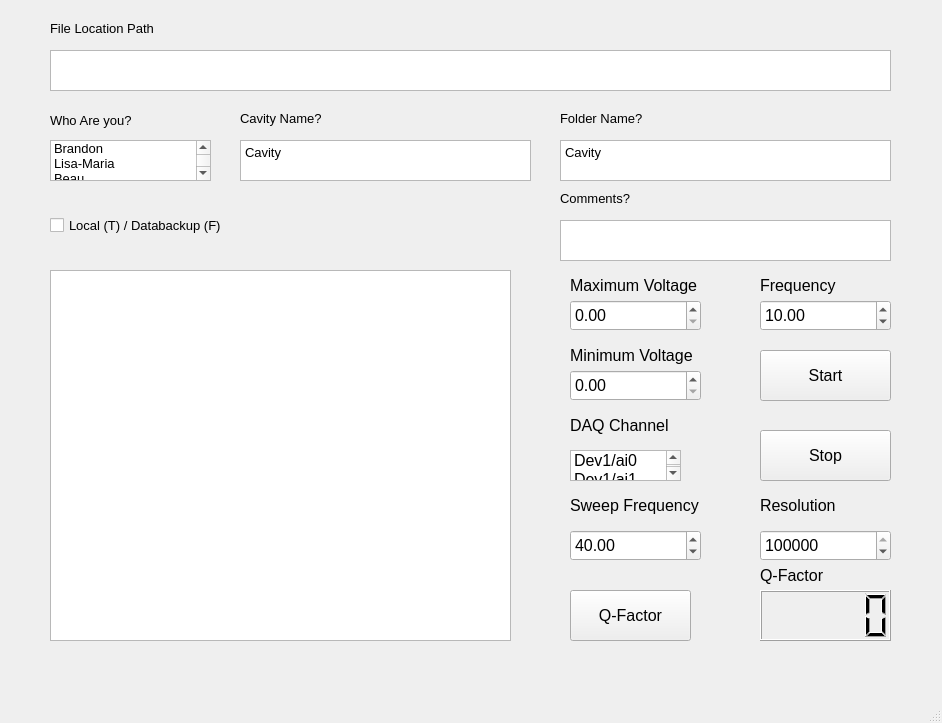
<?xml version="1.0" encoding="UTF-8"?>
<ui version="4.0">
 <class>QMonitor</class>
 <widget class="QMainWindow" name="QMonitor">
  <property name="geometry">
   <rect>
    <x>0</x>
    <y>0</y>
    <width>942</width>
    <height>723</height>
   </rect>
  </property>
  <property name="windowTitle">
   <string>MainWindow</string>
  </property>
  <widget class="QWidget" name="centralwidget">
   <widget class="QGraphicsView" name="apd_graph">
    <property name="geometry">
     <rect>
      <x>50</x>
      <y>270</y>
      <width>461</width>
      <height>371</height>
     </rect>
    </property>
   </widget>
   <widget class="QPushButton" name="start">
    <property name="geometry">
     <rect>
      <x>760</x>
      <y>350</y>
      <width>131</width>
      <height>51</height>
     </rect>
    </property>
    <property name="font">
     <font>
      <pointsize>12</pointsize>
     </font>
    </property>
    <property name="text">
     <string>Start</string>
    </property>
   </widget>
   <widget class="QPushButton" name="stop">
    <property name="geometry">
     <rect>
      <x>760</x>
      <y>430</y>
      <width>131</width>
      <height>51</height>
     </rect>
    </property>
    <property name="font">
     <font>
      <pointsize>12</pointsize>
     </font>
    </property>
    <property name="text">
     <string>Stop</string>
    </property>
   </widget>
   <widget class="QDoubleSpinBox" name="frequency">
    <property name="geometry">
     <rect>
      <x>760</x>
      <y>300</y>
      <width>131</width>
      <height>31</height>
     </rect>
    </property>
    <property name="font">
     <font>
      <pointsize>12</pointsize>
     </font>
    </property>
    <property name="maximum">
     <double>10000.000000000000000</double>
    </property>
    <property name="singleStep">
     <double>0.100000000000000</double>
    </property>
    <property name="value">
     <double>10.000000000000000</double>
    </property>
   </widget>
   <widget class="QLabel" name="labelFrequency">
    <property name="geometry">
     <rect>
      <x>760</x>
      <y>270</y>
      <width>131</width>
      <height>31</height>
     </rect>
    </property>
    <property name="font">
     <font>
      <pointsize>12</pointsize>
     </font>
    </property>
    <property name="text">
     <string>Frequency</string>
    </property>
   </widget>
   <widget class="QLabel" name="labelDaqList">
    <property name="geometry">
     <rect>
      <x>570</x>
      <y>410</y>
      <width>131</width>
      <height>31</height>
     </rect>
    </property>
    <property name="font">
     <font>
      <pointsize>12</pointsize>
     </font>
    </property>
    <property name="text">
     <string>DAQ Channel</string>
    </property>
   </widget>
   <widget class="QListWidget" name="daqList">
    <property name="geometry">
     <rect>
      <x>570</x>
      <y>450</y>
      <width>111</width>
      <height>31</height>
     </rect>
    </property>
    <property name="font">
     <font>
      <pointsize>12</pointsize>
     </font>
    </property>
    <property name="sortingEnabled">
     <bool>false</bool>
    </property>
    <item>
     <property name="text">
      <string>Dev1/ai0</string>
     </property>
    </item>
    <item>
     <property name="text">
      <string>Dev1/ai1</string>
     </property>
    </item>
    <item>
     <property name="text">
      <string>Dev1/ai2</string>
     </property>
    </item>
    <item>
     <property name="text">
      <string>Dev1/ai3</string>
     </property>
    </item>
    <item>
     <property name="text">
      <string>Dev1/ai4</string>
     </property>
    </item>
    <item>
     <property name="text">
      <string>Dev1/ai5</string>
     </property>
    </item>
    <item>
     <property name="text">
      <string>Dev1/ai6</string>
     </property>
    </item>
    <item>
     <property name="text">
      <string>Dev1/ai7</string>
     </property>
    </item>
    <item>
     <property name="text">
      <string>Dev1/ai8</string>
     </property>
    </item>
   </widget>
   <widget class="QDoubleSpinBox" name="minVoltage">
    <property name="geometry">
     <rect>
      <x>570</x>
      <y>370</y>
      <width>131</width>
      <height>31</height>
     </rect>
    </property>
    <property name="font">
     <font>
      <pointsize>12</pointsize>
     </font>
    </property>
   </widget>
   <widget class="QLabel" name="labelMinVoltage">
    <property name="geometry">
     <rect>
      <x>570</x>
      <y>340</y>
      <width>171</width>
      <height>31</height>
     </rect>
    </property>
    <property name="font">
     <font>
      <pointsize>12</pointsize>
     </font>
    </property>
    <property name="text">
     <string>Minimum Voltage</string>
    </property>
   </widget>
   <widget class="QLabel" name="labelMaxVoltage">
    <property name="geometry">
     <rect>
      <x>570</x>
      <y>270</y>
      <width>171</width>
      <height>31</height>
     </rect>
    </property>
    <property name="font">
     <font>
      <pointsize>12</pointsize>
     </font>
    </property>
    <property name="text">
     <string>Maximum Voltage</string>
    </property>
   </widget>
   <widget class="QDoubleSpinBox" name="maxVoltage">
    <property name="geometry">
     <rect>
      <x>570</x>
      <y>300</y>
      <width>131</width>
      <height>31</height>
     </rect>
    </property>
    <property name="font">
     <font>
      <pointsize>12</pointsize>
     </font>
    </property>
   </widget>
   <widget class="QLCDNumber" name="Value_Q_Factor">
    <property name="geometry">
     <rect>
      <x>760</x>
      <y>590</y>
      <width>131</width>
      <height>51</height>
     </rect>
    </property>
   </widget>
   <widget class="QPushButton" name="Push_Q_Factor">
    <property name="geometry">
     <rect>
      <x>570</x>
      <y>590</y>
      <width>121</width>
      <height>51</height>
     </rect>
    </property>
    <property name="font">
     <font>
      <pointsize>12</pointsize>
     </font>
    </property>
    <property name="text">
     <string>Q-Factor</string>
    </property>
   </widget>
   <widget class="QLabel" name="label_q_factor">
    <property name="geometry">
     <rect>
      <x>760</x>
      <y>560</y>
      <width>131</width>
      <height>31</height>
     </rect>
    </property>
    <property name="font">
     <font>
      <pointsize>12</pointsize>
     </font>
    </property>
    <property name="text">
     <string>Q-Factor</string>
    </property>
   </widget>
   <widget class="QListWidget" name="whoAreYou">
    <property name="geometry">
     <rect>
      <x>50</x>
      <y>140</y>
      <width>161</width>
      <height>41</height>
     </rect>
    </property>
    <property name="font">
     <font>
      <pointsize>10</pointsize>
     </font>
    </property>
    <item>
     <property name="text">
      <string>Brandon</string>
     </property>
    </item>
    <item>
     <property name="text">
      <string>Lisa-Maria</string>
     </property>
    </item>
    <item>
     <property name="text">
      <string>Beau</string>
     </property>
    </item>
    <item>
     <property name="text">
      <string>Ceci</string>
     </property>
    </item>
    <item>
     <property name="text">
      <string>Levi</string>
     </property>
    </item>
   </widget>
   <widget class="QLabel" name="labelWhoAreYou">
    <property name="geometry">
     <rect>
      <x>50</x>
      <y>110</y>
      <width>121</width>
      <height>21</height>
     </rect>
    </property>
    <property name="font">
     <font>
      <pointsize>10</pointsize>
     </font>
    </property>
    <property name="text">
     <string>Who Are you?</string>
    </property>
   </widget>
   <widget class="QCheckBox" name="localOrDatabackup">
    <property name="geometry">
     <rect>
      <x>50</x>
      <y>210</y>
      <width>241</width>
      <height>31</height>
     </rect>
    </property>
    <property name="font">
     <font>
      <pointsize>10</pointsize>
     </font>
    </property>
    <property name="text">
     <string>Local (T) / Databackup (F)</string>
    </property>
   </widget>
   <widget class="QPlainTextEdit" name="cavityName">
    <property name="geometry">
     <rect>
      <x>240</x>
      <y>140</y>
      <width>291</width>
      <height>41</height>
     </rect>
    </property>
    <property name="font">
     <font>
      <pointsize>10</pointsize>
     </font>
    </property>
    <property name="plainText">
     <string>Cavity</string>
    </property>
   </widget>
   <widget class="QLabel" name="labelCavityName">
    <property name="geometry">
     <rect>
      <x>240</x>
      <y>110</y>
      <width>131</width>
      <height>16</height>
     </rect>
    </property>
    <property name="font">
     <font>
      <pointsize>10</pointsize>
     </font>
    </property>
    <property name="text">
     <string>Cavity Name?</string>
    </property>
   </widget>
   <widget class="QPlainTextEdit" name="folderName">
    <property name="geometry">
     <rect>
      <x>560</x>
      <y>140</y>
      <width>331</width>
      <height>41</height>
     </rect>
    </property>
    <property name="font">
     <font>
      <pointsize>10</pointsize>
     </font>
    </property>
    <property name="plainText">
     <string>Cavity</string>
    </property>
   </widget>
   <widget class="QLabel" name="labelFolderName">
    <property name="geometry">
     <rect>
      <x>560</x>
      <y>110</y>
      <width>131</width>
      <height>16</height>
     </rect>
    </property>
    <property name="font">
     <font>
      <pointsize>10</pointsize>
     </font>
    </property>
    <property name="text">
     <string>Folder Name?</string>
    </property>
   </widget>
   <widget class="QPlainTextEdit" name="comments">
    <property name="geometry">
     <rect>
      <x>560</x>
      <y>220</y>
      <width>331</width>
      <height>41</height>
     </rect>
    </property>
    <property name="font">
     <font>
      <pointsize>10</pointsize>
     </font>
    </property>
    <property name="plainText">
     <string/>
    </property>
   </widget>
   <widget class="QLabel" name="labelComments">
    <property name="geometry">
     <rect>
      <x>560</x>
      <y>190</y>
      <width>131</width>
      <height>16</height>
     </rect>
    </property>
    <property name="font">
     <font>
      <pointsize>10</pointsize>
     </font>
    </property>
    <property name="text">
     <string>Comments?</string>
    </property>
   </widget>
   <widget class="QPlainTextEdit" name="fileLocationPath">
    <property name="geometry">
     <rect>
      <x>50</x>
      <y>50</y>
      <width>841</width>
      <height>41</height>
     </rect>
    </property>
    <property name="font">
     <font>
      <pointsize>10</pointsize>
     </font>
    </property>
   </widget>
   <widget class="QLabel" name="labelFileLocationPath">
    <property name="geometry">
     <rect>
      <x>50</x>
      <y>20</y>
      <width>231</width>
      <height>16</height>
     </rect>
    </property>
    <property name="font">
     <font>
      <pointsize>10</pointsize>
     </font>
    </property>
    <property name="text">
     <string>File Location Path</string>
    </property>
   </widget>
   <widget class="QDoubleSpinBox" name="sweepFrequency">
    <property name="geometry">
     <rect>
      <x>570</x>
      <y>530</y>
      <width>131</width>
      <height>31</height>
     </rect>
    </property>
    <property name="font">
     <font>
      <pointsize>12</pointsize>
     </font>
    </property>
    <property name="maximum">
     <double>1000.000000000000000</double>
    </property>
    <property name="value">
     <double>40.000000000000000</double>
    </property>
   </widget>
   <widget class="QLabel" name="labelSweepFrequency">
    <property name="geometry">
     <rect>
      <x>570</x>
      <y>490</y>
      <width>171</width>
      <height>31</height>
     </rect>
    </property>
    <property name="font">
     <font>
      <pointsize>12</pointsize>
     </font>
    </property>
    <property name="text">
     <string>Sweep Frequency</string>
    </property>
   </widget>
   <widget class="QLabel" name="labelResolution">
    <property name="geometry">
     <rect>
      <x>760</x>
      <y>490</y>
      <width>171</width>
      <height>31</height>
     </rect>
    </property>
    <property name="font">
     <font>
      <pointsize>12</pointsize>
     </font>
    </property>
    <property name="text">
     <string>Resolution</string>
    </property>
   </widget>
   <widget class="QSpinBox" name="resolution">
    <property name="geometry">
     <rect>
      <x>760</x>
      <y>530</y>
      <width>131</width>
      <height>31</height>
     </rect>
    </property>
    <property name="font">
     <font>
      <pointsize>12</pointsize>
     </font>
    </property>
    <property name="maximum">
     <number>1000000</number>
    </property>
    <property name="value">
     <number>1000000</number>
    </property>
   </widget>
  </widget>
  <widget class="QMenuBar" name="menubar">
   <property name="geometry">
    <rect>
     <x>0</x>
     <y>0</y>
     <width>942</width>
     <height>26</height>
    </rect>
   </property>
  </widget>
  <widget class="QStatusBar" name="statusbar"/>
 </widget>
 <resources/>
 <connections/>
</ui>
